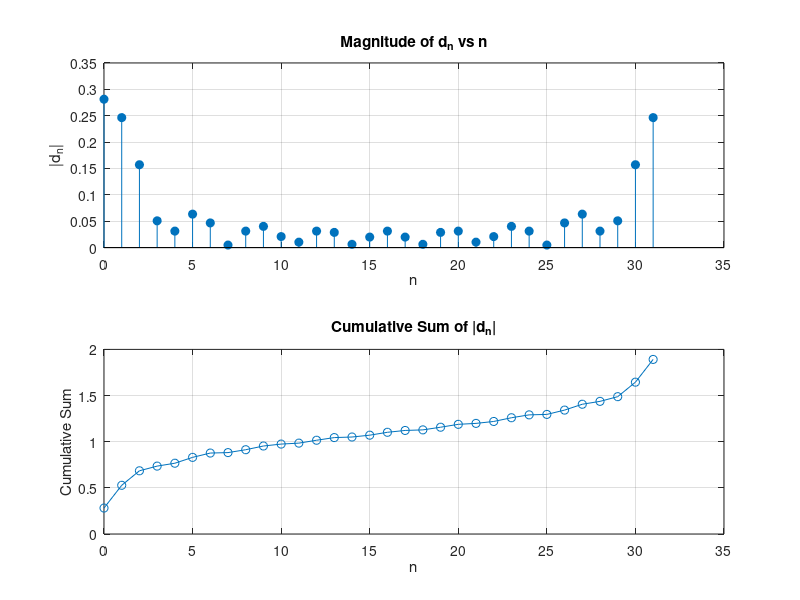

Reproduce this figure in MATLAB.
No = 32;                       % Number of points
n = 0:No-1;                   % Create an array of n from 0 to 31
Xn = [ones(1, 5), zeros(1, 23), ones(1, 4)]; % Input signal

% Initialize array to hold d_n values
dr = zeros(1, No);

% Compute d_n values
for r = 0:No-1
    dr(r+1) = sum(Xn .* exp(-1j * r * 2 * (pi / No) * n)) / No;
end

% Plot d_n vs n
figure;
subplot(2, 1, 1); % Create a 2-row, 1-column subplot
stem(n, abs(dr), 'filled'); % Use stem for discrete values
title('Magnitude of d_n vs n');
xlabel('n');
ylabel('|d_n|');
grid on;

% Calculate the summation graph
summation_graph = cumsum(abs(dr)); % Cumulative sum of |d_n|

% Plot summation graph
subplot(2, 1, 2);
plot(n, summation_graph, '-o'); % Use plot for continuous line with markers
title('Cumulative Sum of |d_n|');
xlabel('n');
ylabel('Cumulative Sum');
grid on;
